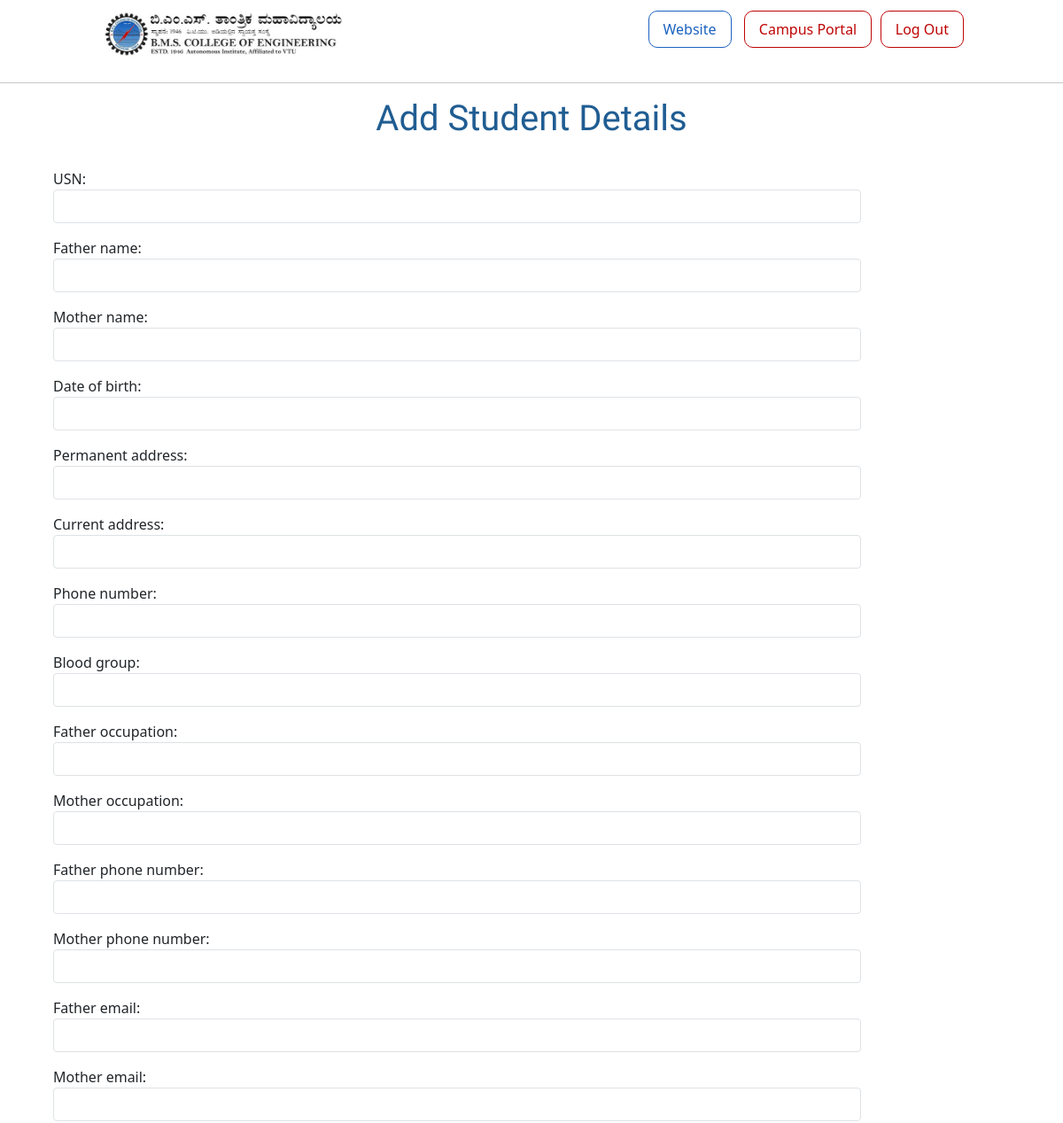
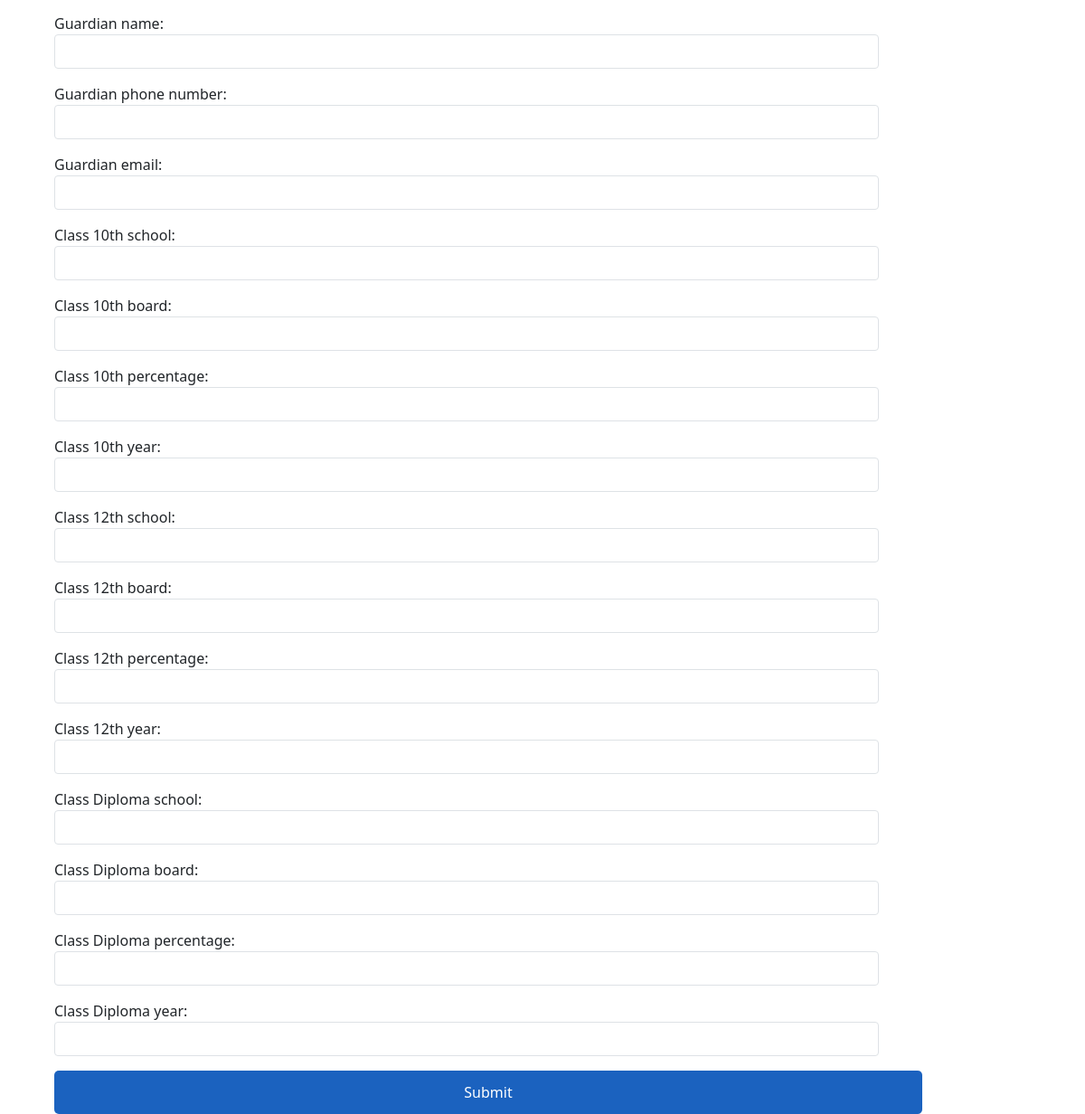
Before: /student/add_student_details/ (signed in) with the older database file (2 pictures, top to bottom).
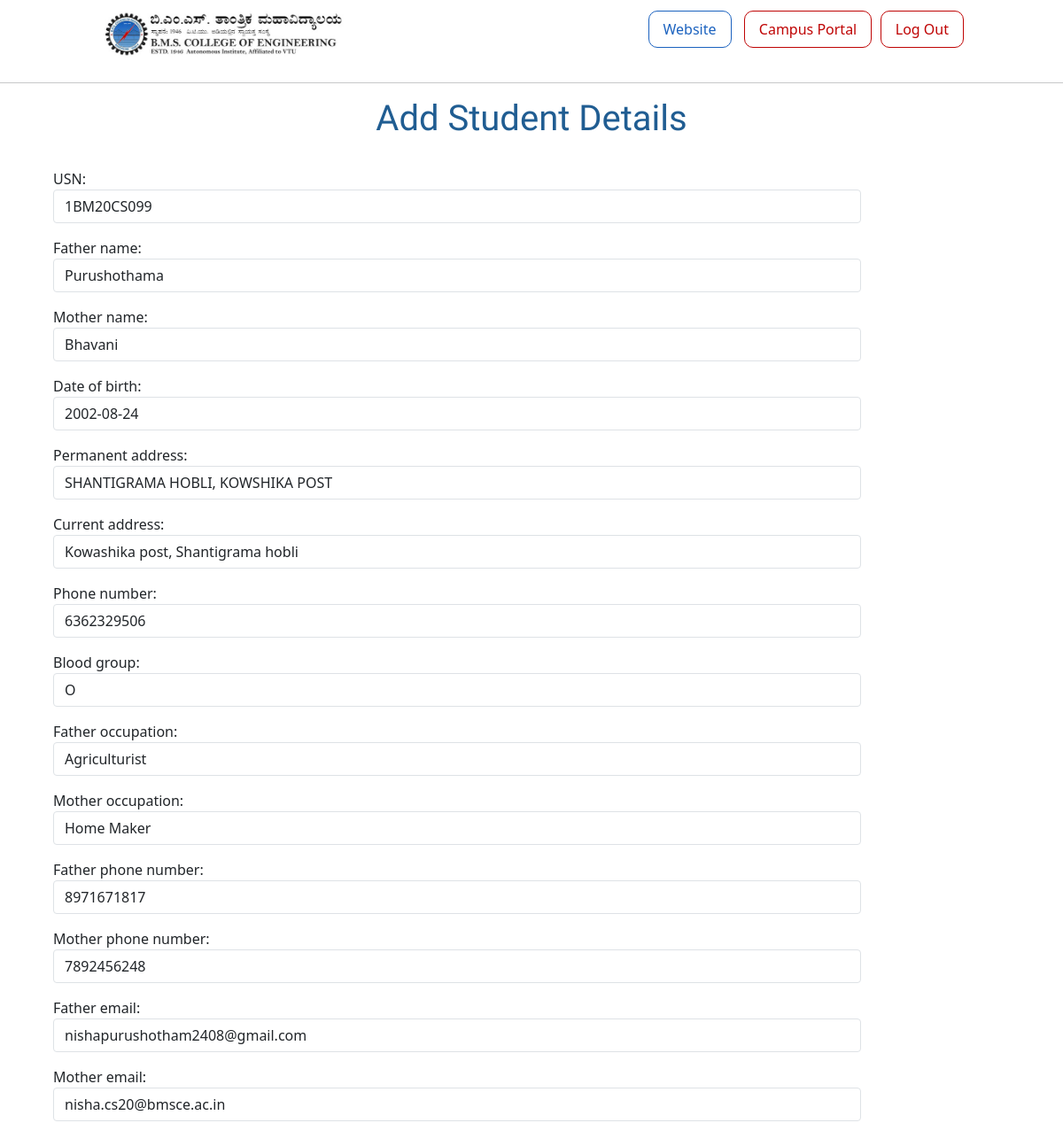
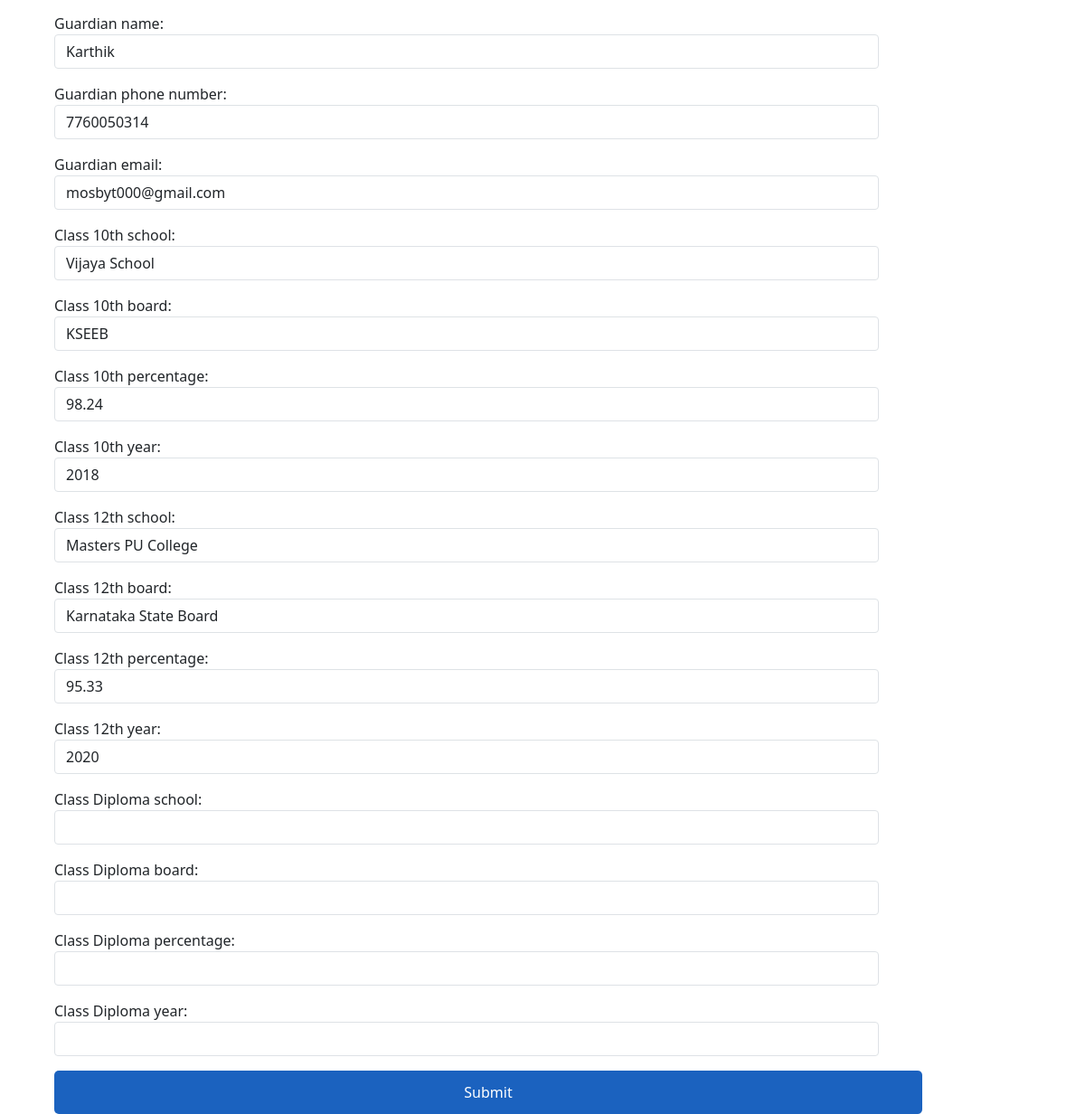
After: the same page with the newer database file (2 pictures, top to bottom).
### student_dashboard_proctor/models.py (models this page shows)
class StudentDetail(models.Model):
    USN=models.CharField(max_length=10)
    date_of_birth=models.DateField()
    permanent_address=models.TextField()
    current_address=models.TextField()
    phone_number=models.CharField(max_length=10)
    blood_group=models.CharField(max_length=3)
    father_name=models.CharField(max_length=200)
    mother_name=models.CharField(max_length=200)
    father_occupation=models.CharField(max_length=200, null=True, blank=True)
    mother_occupation=models.CharField(max_length=200, null=True, blank=True)
    father_phone_number=models.CharField(max_length=10)
    mother_phone_number=models.CharField(max_length=10)
    father_email=models.EmailField()
    mother_email=models.EmailField()
    guardian_name=models.CharField(max_length=200)
    guardian_phone_number=models.CharField(max_length=10)
    guardian_email=models.EmailField()
    class_10th_school=models.CharField(max_length=200)
    class_10th_board=models.CharField(max_length=200)
    class_10th_percentage=models.DecimalField(max_digits=5, decimal_places=2)
    class_10th_year=models.DecimalField(max_digits=4, decimal_places=0)
    class_12th_school=models.CharField(max_length=200)
    class_12th_board=models.CharField(max_length=200)
    class_12th_percentage=models.DecimalField(max_digits=5, decimal_places=2)
    class_12th_year=models.DecimalField(max_digits=4, decimal_places=0)
    class_Diploma_school=models.CharField(max_length=200, null=True, blank=True)
    class_Diploma_board=models.CharField(max_length=200, null=True, blank=True)
    class_Diploma_percentage=models.DecimalField(max_digits=5, decimal_places=2, null=True, blank=True)
    class_Diploma_year=models.DecimalField(max_digits=4, decimal_places=0, null=True, blank=True)
    isApproved=models.BooleanField(default=False)
    def __str__(self):
        return self.USN

### student_dashboard_proctor/views.py (the view)
# urls.py: path('/add_student_details/', views.studentDetails, name='student_details_form'),
@login_required
def studentDetails(request):
    student=Student.objects.get(email=request.user.email)
    if(StudentDetail.objects.filter(USN=student.USN).exists()):
        s_info = StudentDetail.objects.get(USN=student.USN)
    else:
        s_info = 0
    print(s_info)
    submitted = False
    if request.method == 'POST':
        form = StudentDetailsForm(request.POST,request.FILES, instance=student)
        if form.is_valid():
            form.instance.user = student
            form.save()
            obj=form.cleaned_data
            studeob=StudentDetail(USN=obj['USN'], father_name=obj['father_name'], mother_name=obj['mother_name'], date_of_birth=obj['date_of_birth'], permanent_address=obj['permanent_address'], current_address=obj['current_address'], phone_number=obj['phone_number'],
                                  blood_group=obj['blood_group'], father_occupation=obj['father_occupation'], mother_occupation=obj['mother_occupation'], father_phone_number=obj['father_phone_number'], mother_phone_number=obj['mother_phone_number'],
                                  father_email=obj['father_email'], mother_email=obj['mother_email'], guardian_name=obj['guardian_name'], guardian_email=obj['guardian_email'], guardian_phone_number=obj['guardian_phone_number'],
                                  class_10th_school=obj['class_10th_school'], class_10th_percentage=obj['class_10th_percentage'], class_10th_board=obj['class_10th_board'], class_10th_year=obj['class_10th_year'],
                                  class_12th_school=obj['class_12th_school'], class_12th_percentage=obj['class_12th_percentage'], class_12th_board=obj['class_12th_board'], class_12th_year=obj['class_12th_year'],
                                  class_Diploma_school=obj['class_Diploma_school'], class_Diploma_percentage=obj['class_Diploma_percentage'], class_Diploma_board=obj['class_Diploma_board'], class_Diploma_year=obj['class_Diploma_year'],
                                  )
            studeob.save()
            return HttpResponseRedirect('/student/add_student_details/?submitted=True')
    else:
        if s_info != 0 :
            form = StudentDetailsForm(instance=s_info)
        else :
            form = StudentDetailsForm()
        if 'submitted' in request.GET:
            submitted = True
    return render(request, 'student_dashboard_proctor/student_details_form.html', {'form':form, 'submitted':submitted, 's_info':s_info, 'usn': student.USN})

### templates/student_dashboard_proctor/student_details_form.html
{% extends '../base.html' %}
{% load static %}
{% block content %}
    <center>
        <h1 style="color: #205d92; font-family: 'Sono', sans-serif">Add Student Details</h1>
    </center>
    <br>
    {% if submitted %}
    <div class="center" style="padding: 10%;">
        <div class="container" style="background-color: #c0daf1; padding: 5%; border: 1px solid #205d92; border-radius: 25px;">
            <h4 style="color: #205d92; font-family: 'Sono', sans-serif">Details Submitted Successfully!!</h4>
            <button class="website notification" style="padding: 1%">
                <a style="text-decoration: none" href="{% url 'student:dashboard' usn %}">
                  ><span>Go to Dashboard</span></a>
            </button>
        </div>
    {% else %}
    <div class="row">
        <div class="col">
            <form method="post" action="">{% csrf_token %}
                <div class="position" style="margin-left: 5%;">
                    {{form.as_p}}
                </div>
                <div>
                    <button style="background-color: #1b62bf; border: none; width: 80%; border-radius: 5px; padding: 1%; margin-left: 5%; color: white" type="submit">Submit</button>
                </div>
            </form>
        </div>
    </div>
    {% endif %}
{% endblock content %}

Changed rows visible on the page:
added StudentDetail: USN "1BM20CS099", father_name "Purushothama", mother_name "Bhavani", date_of_birth "2002-08-24", permanent_address "SHANTIGRAMA HOBLI, KOWSHIKA POST", current_address "Kowashika post, Shantigrama hobli", phone_number "6362329506", blood_group "O", father_occupation "Agriculturist", mother_occupation "Home Maker", father_phone_number "8971671817", mother_phone_number "7892456248", father_email "nishapurushotham2408@gmail.com", mother_email "nisha.cs20@bmsce.ac.in", guardian_name "Karthik", guardian_phone_number "7760050314", guardian_email "mosbyt000@gmail.com", class_10th_school "Vijaya School", class_10th_board "KSEEB", class_10th_percentage "98.24", class_10th_year "2018", class_12th_school "Masters PU College", class_12th_board "Karnataka State Board", class_12th_percentage "95.33", class_12th_year "2020"
